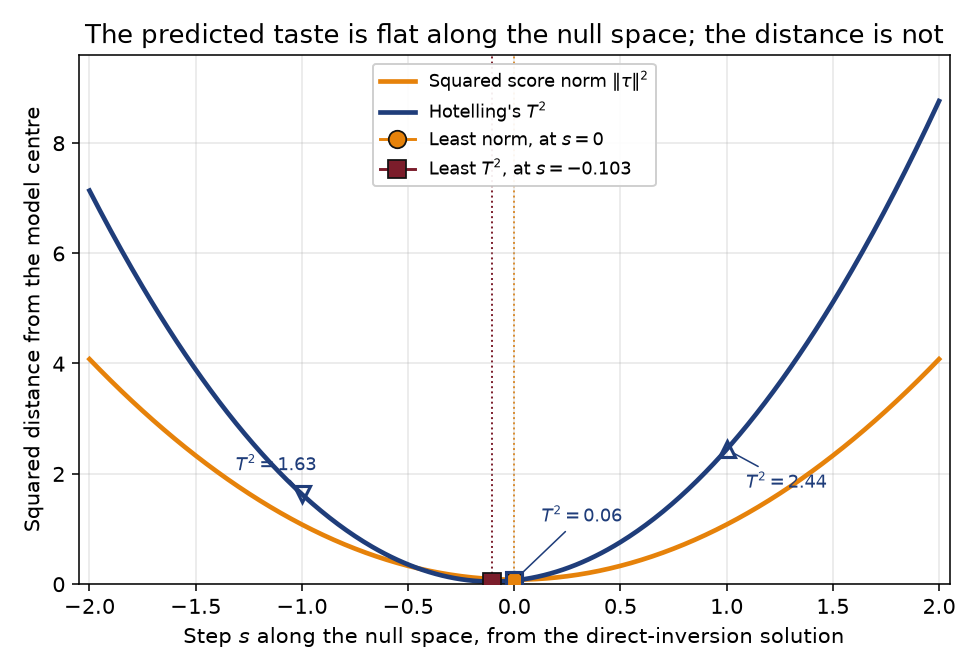

Source code (Python):
"""Generate the committed PNG contrasting the two distance measures along the null space.

Third companion to ``pls/pls-model-inversion-null-space.py`` and
``pls/pls-null-space-geometry.py``, for the pid-book section "Where the
null-space line comes from" in
``latent-variable-modelling/projection-to-latent-structures/pls-model-inversion-and-the-orthogonal-space.rst``.

Walking along the null space from the direct-inversion solution leaves the
predicted taste unchanged, but not the distance from the centre of the model.
This plots both measures of that distance against the step size ``s``.

The two are deliberately drawn together because they are not the same curve.
The squared score norm is a plain sum of squares, so the step contributes
``s**2`` and the curve is least at ``s = 0``: that is the Pythagoras argument
the chapter gives for the direct-inversion solution being the minimum-norm one.
Hotelling's T-squared divides each score by its own standard deviation before
squaring, so it is a weighted sum of squares, and its least value sits slightly
away from zero.

Requires the ``process_improve`` package (``pip install process-improve``) for
``PLS``.

Usage::

    python pls/pls-null-space-distance.py [output_dir]

``output_dir`` defaults to this script's own directory (``pls/``).
"""

from __future__ import annotations

import sys
from pathlib import Path

import matplotlib as mpl

mpl.use("Agg")
import matplotlib.pyplot as plt
import numpy as np
import pandas as pd

from process_improve.multivariate import PLS

DATA_URL = "https://openmv.net/file/cheddar-cheese.csv"
X_COLUMNS = ["Acetic", "H2S", "Lactic"]
TARGET_TASTE = 20.9

ORANGE = "#e6820a"     # the squared score norm, matching the null space elsewhere
DARK_BLUE = "#1f3d7a"  # Hotelling's T-squared
MAROON = "#7b1d2b"     # where T-squared is least
BLACK = "#111111"

plt.rcParams.update(
    {
        "font.size": 11,
        "axes.grid": True,
        "grid.alpha": 0.3,
        "figure.dpi": 140,
    }
)


def build_figure(out_dir: Path) -> None:
    """Fit the model, walk the null space, and draw both distance curves."""
    cheese = pd.read_csv(DATA_URL)
    train = cheese.iloc[4:]  # cheeses 5 to 30, as in the chapter
    pls = PLS(n_components=2).fit(train[X_COLUMNS], train[["Taste"]])

    result = pls.invert(y_desired=TARGET_TASTE)
    tau = result.scores.to_numpy().ravel()
    g = result.null_space_basis.to_numpy().ravel()
    sf = pls.scaling_factor_for_scores_.to_numpy()  # one standard deviation per score

    steps = np.linspace(-2.0, 2.0, 401)
    points = tau[None, :] + steps[:, None] * g[None, :]
    norm_sq = (points**2).sum(axis=1)
    t2 = ((points / sf) ** 2).sum(axis=1)

    # Where the weighted curve is least, found by setting its derivative to zero.
    s_t2 = -float((tau / sf**2) @ g) / float((g / sf**2) @ g)

    fig, ax = plt.subplots(figsize=(7.0, 4.8))
    ax.plot(steps, norm_sq, color=ORANGE, lw=2.4, label=r"Squared score norm $\|\tau\|^2$")
    ax.plot(steps, t2, color=DARK_BLUE, lw=2.4, label="Hotelling's $T^2$")

    ax.plot([0], [float(tau @ tau)], marker="o", ms=9, color=ORANGE, mec=BLACK, mew=0.9,
            zorder=5, label="Least norm, at $s = 0$")
    ax.plot([s_t2], [float((((tau + s_t2 * g) / sf) ** 2).sum())], marker="s", ms=9,
            color=MAROON, mec=BLACK, mew=0.9, zorder=5, label=f"Least $T^2$, at $s = {s_t2:.3f}$")
    ax.axvline(0, color=ORANGE, lw=1.0, ls=":", zorder=1)
    ax.axvline(s_t2, color=MAROON, lw=1.0, ls=":", zorder=1)

    # The three rows tabulated in the chapter, labelled clear of the curve and of
    # the two minimum markers, which sit close together near the origin.
    offsets = {-1.0: (-34, 12), 0.0: (14, 30), 1.0: (10, -20)}
    markers = {-1.0: "v", 0.0: "s", 1.0: "^"}
    for step, offset in offsets.items():
        value = float((((tau + step * g) / sf) ** 2).sum())
        ax.plot([step], [value], marker=markers[step], ms=8, color="none",
                mec=DARK_BLUE, mew=1.6, zorder=6)
        ax.annotate(
            f"$T^2 = {value:.2f}$", xy=(step, value), xytext=offset,
            textcoords="offset points", fontsize=9, color=DARK_BLUE,
            arrowprops={"arrowstyle": "-", "color": DARK_BLUE, "lw": 0.8,
                        "shrinkA": 1, "shrinkB": 4},
        )

    ax.set_xlabel("Step $s$ along the null space, from the direct-inversion solution")
    ax.set_ylabel("Squared distance from the model centre")
    ax.set_title("The predicted taste is flat along the null space; the distance is not")
    ax.set_xlim(-2.05, 2.05)
    ax.set_ylim(bottom=0, top=9.6)
    ax.legend(loc="upper center", fontsize=9, framealpha=0.93)
    fig.tight_layout()
    fig.savefig(out_dir / "pls-null-space-distance.png")
    plt.close(fig)


def main() -> None:
    """Entry point: render into the given directory (default: this script's own)."""
    out_dir = Path(sys.argv[1]) if len(sys.argv) > 1 else Path(__file__).resolve().parent
    build_figure(out_dir)


if __name__ == "__main__":
    main()
